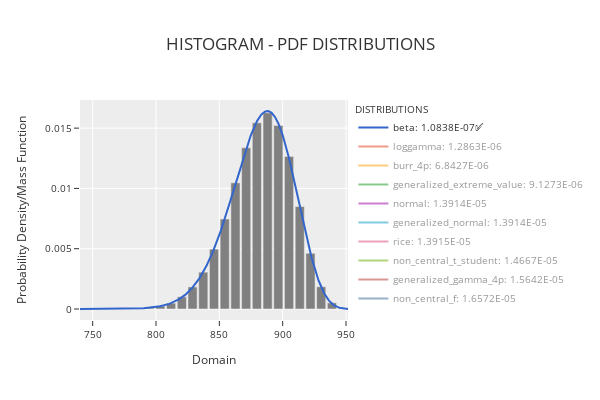

The notebook cell this image was saved under:
### Code cell
phitter_cont.plot_histogram_distributions()

### Figure 1 — Plotly figure (JSON) as saved in the notebook; plotly's stock layout.template omitted (floating-point values rounded to 4 significant figures; data arrays with more than 128 entries replaced by an {"elided": "..."} marker saying what was removed)
{"data": [{"marker": {"color": "rgba(128,128,128,1)"}, "name": "Data", "showlegend": false, "type": "bar", "x": [744.2, 752.7, 761.1, 769.6, 778.1, 786.5, 795.0, 803.5, 811.9, 820.4, 828.9, 837.3, 845.8, 854.2, 862.7, 871.2, 879.6, 888.1, 896.6, 905.0, 913.5, 922.0, 930.4, 938.9, 947.3], "y": [1.181e-06, 0, 0, 4.726e-06, 2.599e-05, 4.372e-05, 9.098e-05, 0.0002387, 0.0004844, 0.001011, 0.00183, 0.003054, 0.004962, 0.007461, 0.01046, 0.01337, 0.01544, 0.01627, 0.01522, 0.01265, 0.008496, 0.004622, 0.001844, 0.000508, 6.144e-05]}, {"line": {"color": "#3366CC", "width": 2}, "mode": "lines", "name": "beta: 1.0838E-07✅", "type": "scatter", "visible": true, "x": {"elided": "1000 float values"}, "y": {"elided": "1000 float values"}}, {"line": {"color": "#DC3912", "width": 2}, "mode": "lines", "name": "loggamma: 1.2863E-06", "type": "scatter", "visible": "legendonly", "x": {"elided": "1000 float values"}, "y": {"elided": "1000 float values"}}, {"line": {"color": "#FF9900", "width": 2}, "mode": "lines", "name": "burr_4p: 6.8427E-06", "type": "scatter", "visible": "legendonly", "x": {"elided": "1000 float values"}, "y": {"elided": "1000 float values"}}, {"line": {"color": "#109618", "width": 2}, "mode": "lines", "name": "generalized_extreme_value: 9.1273E-06", "type": "scatter", "visible": "legendonly", "x": {"elided": "1000 float values"}, "y": {"elided": "1000 float values"}}, {"line": {"color": "#990099", "width": 2}, "mode": "lines", "name": "normal: 1.3914E-05", "type": "scatter", "visible": "legendonly", "x": {"elided": "1000 float values"}, "y": {"elided": "1000 float values"}}, {"line": {"color": "#0099C6", "width": 2}, "mode": "lines", "name": "generalized_normal: 1.3914E-05", "type": "scatter", "visible": "legendonly", "x": {"elided": "1000 float values"}, "y": {"elided": "1000 float values"}}, {"line": {"color": "#DD4477", "width": 2}, "mode": "lines", "name": "rice: 1.3915E-05", "type": "scatter", "visible": "legendonly", "x": {"elided": "1000 float values"}, "y": {"elided": "1000 float values"}}, {"line": {"color": "#66AA00", "width": 2}, "mode": "lines", "name": "non_central_t_student: 1.4667E-05", "type": "scatter", "visible": "legendonly", "x": {"elided": "1000 float values"}, "y": {"elided": "1000 float values"}}, {"line": {"color": "#B82E2E", "width": 2}, "mode": "lines", "name": "generalized_gamma_4p: 1.5642E-05", "type": "scatter", "visible": "legendonly", "x": {"elided": "1000 float values"}, "y": {"elided": "1000 float values"}}, {"line": {"color": "#316395", "width": 2}, "mode": "lines", "name": "non_central_f: 1.6572E-05", "type": "scatter", "visible": "legendonly", "x": {"elided": "1000 float values"}, "y": {"elided": "1000 float values"}}], "layout": {"bargap": 0.15, "height": 400, "legend": {"font": {"size": 10}, "orientation": "v", "title": {"font": {"size": 10}, "text": "DISTRIBUTIONS"}, "xanchor": "left", "y": 1, "yanchor": "auto"}, "title": {"text": "HISTOGRAM - PDF DISTRIBUTIONS"}, "width": 600, "xaxis": {"tickfont": {"size": 10}, "title": {"font": {"size": 12}, "text": "Domain"}}, "yaxis": {"tickfont": {"size": 10}, "title": {"font": {"size": 12}, "text": "Probability Density/Mass Function"}}}}
